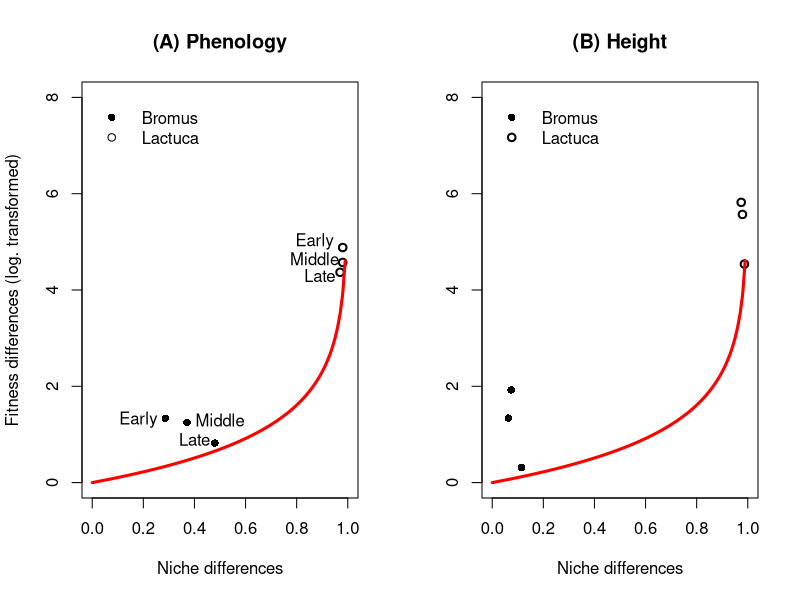

Here is the R script that generated this plot:
#graph for lasthenia Paper
#loading the data for phenology and height
phe<-read.table('Plot_Fenologia.txt', header=T, sep="\t")
alt<-read.table('Plot_Altura.txt', header=T, sep="\t")

#First phenology and later height
par(mfrow=c(1,2))

attach(phe)
plot(Niche.differences[1:3], log(1/Fitness.differences[1:3] + 1), pch=16, lwd=1, xlab="Niche differences", ylab="Fitness differences (log. transformed)", main= "(A) Phenology", ylim=c(0,8), xlim=c(0,1))
points(Niche.differences[4:6], log(1/Fitness.differences[4:6]), pch=1, lwd=2)
curve(log(1/(1-x)), add=T, col="red", lwd=3)
legend(0, 8, c("Bromus", "Lactuca"), col = c(1, 1), lwd=c(1,1), lty=c(0,0),  pch=c(16,1), bty="n",
       merge = TRUE)
#Bromus
text(x=0.18, y=1.3, "Early")
text(x=0.5, y=1.3, "Middle")
text(x=0.4, y=0.9, "Late")

#Lactuca
text(x=0.87, y=5, "Early")
text(x=0.87, y=4.65, "Middle")
text(x=0.89, y=4.3, "Late")

detach(phe)

attach(alt)
plot(Niche.differences[1:3], log(1/Fitness.differences[1:3]), pch=16, lwd=1, xlab="Niche differences", ylab=" ", main= "(B) Height", ylim=c(0,8), xlim=c(0,1))
points(Niche.differences[4:6], log(1/Fitness.differences[4:6]), pch=1, lwd=2)
curve(log(1/(1-x)), add=T, col="red", lwd=3)
legend(0, 8, c("Bromus", "Lactuca"), col = c(1, 1), lwd=c(2,2), lty=c(0,0),  pch=c(16,1), bty="n",
       merge = TRUE)
text
detach(alt)
